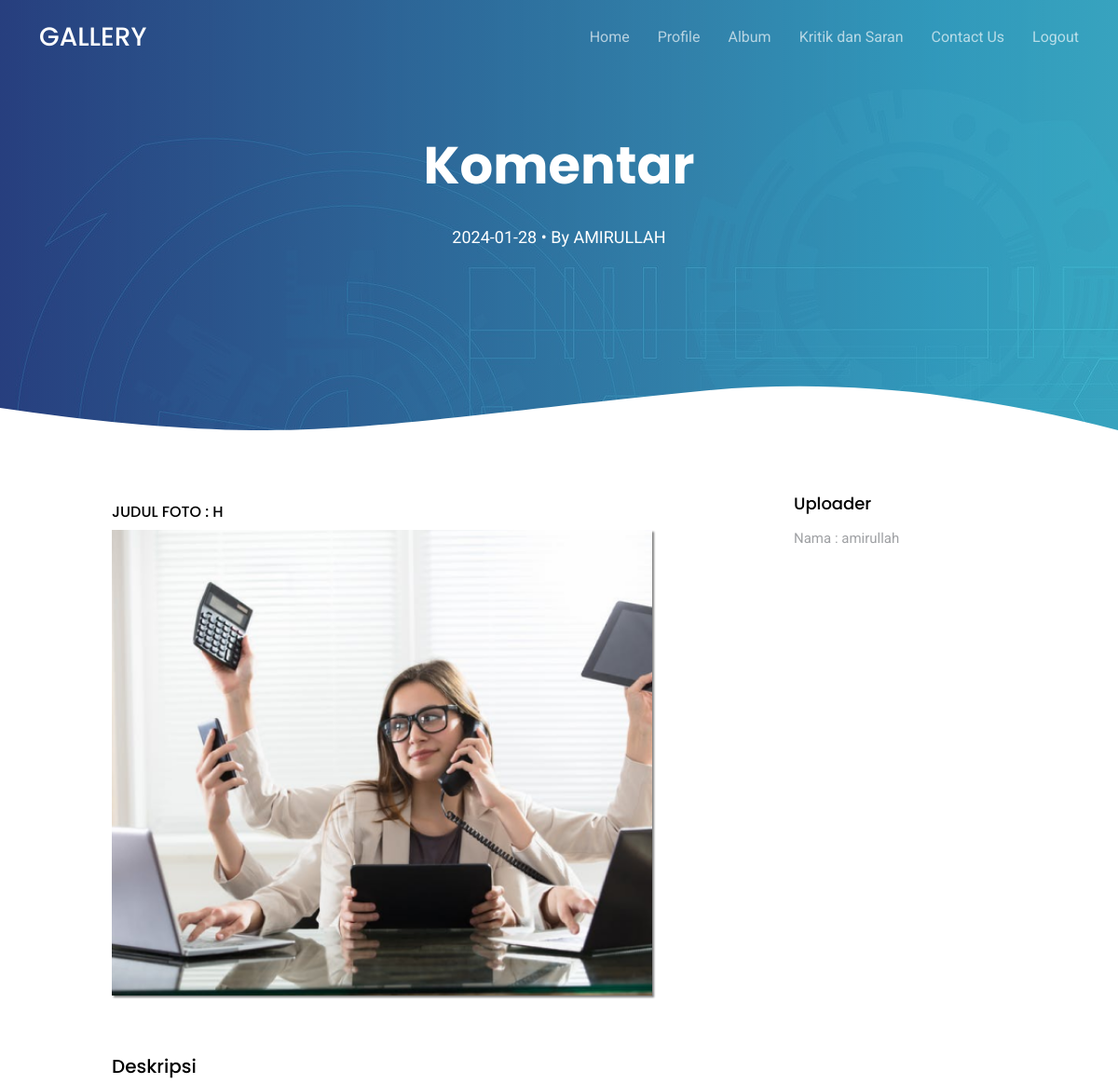
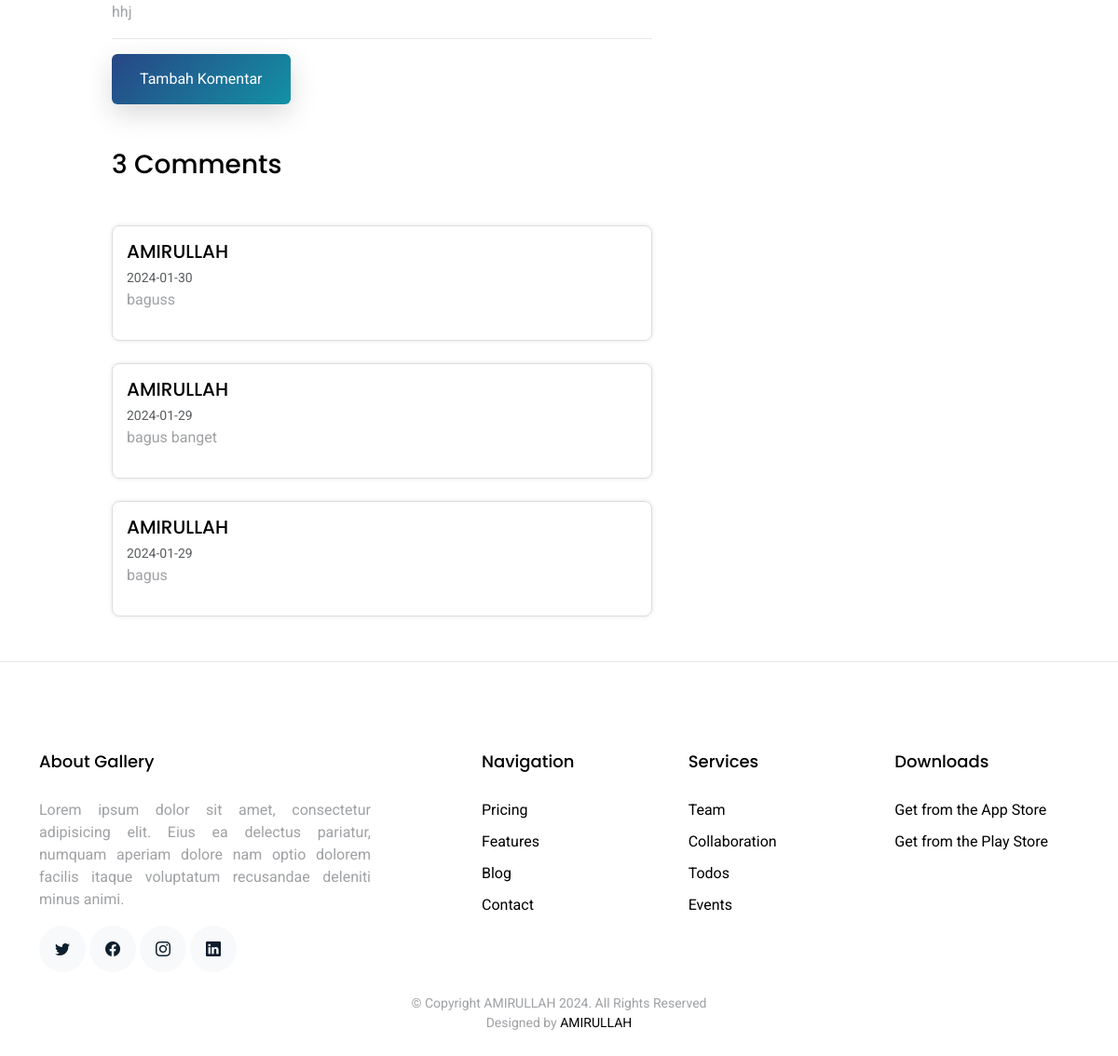
The app's page /user/komentar.php?fotoid=54 (signed in) with its own data (2 pictures, top to bottom).
### tables this page shows
CREATE TABLE `foto` (
  `fotoid` int(11) NOT NULL,
  `judulfoto` varchar(255) NOT NULL,
  `deskripsifoto` text NOT NULL,
  `tanggalunggah` date NOT NULL,
  `lokasifile` varchar(255) NOT NULL,
  `albumid` int(11) NOT NULL,
  `userid` int(11) NOT NULL
);

CREATE TABLE `user` (
  `userid` int(11) NOT NULL,
  `username` varchar(255) NOT NULL,
  `password` varchar(255) NOT NULL,
  `email` varchar(255) NOT NULL,
  `namalengkap` varchar(225) NOT NULL,
  `alamat` text NOT NULL,
  `tanggal_tambah` date NOT NULL
);

CREATE TABLE `komentarfoto` (
  `komentarid` int(11) NOT NULL,
  `fotoid` int(11) NOT NULL,
  `userid` int(11) NOT NULL,
  `isikomentar` text NOT NULL,
  `tanggalkomentar` date NOT NULL
);

### user/komentar.php (the view, shortened to what this page needs)
<?php
include 'koneksi.php';
$fotoid = isset($_GET['fotoid']) ? $_GET['fotoid'] : null;
$sqlFoto = mysqli_query($conn, "SELECT * FROM foto , user WHERE fotoid='$fotoid'");
$dataFoto = mysqli_fetch_array($sqlFoto);
?>
<!DOCTYPE html>
<html lang="en">
<head>
  <link href="assets/vendor/aos/aos.css" rel="stylesheet">
  <link href="assets/vendor/bootstrap/css/bootstrap.min.css" rel="stylesheet">
  <link href="assets/vendor/bootstrap-icons/bootstrap-icons.css" rel="stylesheet">
  <link href="assets/vendor/boxicons/css/boxicons.min.css" rel="stylesheet">
  <link href="assets/vendor/swiper/swiper-bundle.min.css" rel="stylesheet">
  <link href="assets/css/style.css" rel="stylesheet">
</head>
<body>
  <header id="header" class="fixed-top d-flex align-items-center">
    <div class="container d-flex justify-content-between align-items-center">
      <div class="logo">
        <h1><a href="index.php">GALLERY</a></h1>
      </div>
      <nav id="navbar" class="navbar">
        <ul>
          <li><a class="" href="index.php">Home</a></li>
          <li><a href="profile.php">Profile</a></li>
          <li><a class="" href="album.php">Album</a></li>
          <li><a href="saran.php">Kritik dan Saran</a></li>
          <li><a href="contact.php">Contact Us</a></li>
      <li><a href="logout.php">Logout</a></li>
        </ul>
      </nav>
    </div>
  </header>
  <main id="main">
    <section class="hero-section inner-page">
      <div class="wave">
      </div>
      <div class="container">
        <div class="row align-items-center">
          <div class="col-12">
            <div class="row justify-content-center">
              <div class="col-md-10 text-center hero-text">
                <h1 data-aos="fade-up" data-aos-delay="">Komentar</h1>
                <p class="mb-5" data-aos="fade-up" data-aos-delay="100"><?=$dataFoto['tanggalunggah']?> &bullet; By <a href="#" class="text-white"><?=$dataFoto['namalengkap']?></a></p>
              </div>
            </div>
          </div>
        </div>
      </div>
    </section>
    <section class="site-section mb-4">
      <div class="container">
        <div class="row">
          <div class="col-md-8 blog-content adi">
            <div class="row mb-5">
              <h6 class="judulfoto">Judul Foto : <?=$dataFoto['judulfoto']?></h6>
              <div class="col-lg imagg">
                <figure><img src="../gambar/<?=$dataFoto['lokasifile']?>" alt="Free Website Template by Free-Template.co" class="img-fluid">
                </figure>
              </div>
            </div>
              <h5>Deskripsi</h5>
            <blockquote>
              <p><?=$dataFoto['deskripsifoto']?></p>
            </blockquote>
            <hr>
            <button type="button" class="btn btn-primary" data-bs-toggle="modal" data-bs-target="#tambahKomentarModal">
    Tambah Komentar
</button>
            <div class="pt-5">
              <h3 class="mb-5">                            <?php
                            $sqlKomentar = mysqli_query($conn, "SELECT COUNT(*) AS jumlah FROM komentarfoto WHERE fotoid='$fotoid'");
                            $jumlahKomentar = mysqli_fetch_assoc($sqlKomentar)['jumlah'];
                            echo $jumlahKomentar ;
                            ?> Comments</h3>
    <ul class="list-unstyled">
        <?php
        $sqlKomentar = mysqli_query($conn, "SELECT * FROM komentarfoto, user WHERE komentarfoto.userid=user.userid AND komentarfoto.fotoid='$fotoid' order by komentarfoto.komentarid desc");
        while ($dataKomentar = mysqli_fetch_array($sqlKomentar)) {
        ?>
            <li class="media mb-4">
                <div class="media-body">
                    <h5 class="komenn mb-1"><?= $dataKomentar['namalengkap'] ?></h5>
                    <small class="text-muted"><?= $dataKomentar['tanggalkomentar'] ?></small>
                    <p><?= $dataKomentar['isikomentar'] ?></p>
                </div>
            </li>
        <?php
        }
        ?>
    </ul>
            </div>
          </div>
          <div class="col-md-4 sidebar sidbar">
            <div class="sidebar-box">
            <div class="sidebar-box">
              <h3> Uploader</h3>
              <p>Nama : <?=$dataFoto['namalengkap']?></p>
            </div>
          </div>
        </div>
      </div>
    </section>
  </main>
  <hr>
  <footer class="footer" role="contentinfo">
    <div class="container">
      <div class="row">
        <div class="col-md-4 mb-4 mb-md-0">
          <h3>About Gallery</h3>
          <p>Lorem ipsum dolor sit amet, consectetur adipisicing elit. Eius ea delectus pariatur, numquam aperiam
            dolore nam optio dolorem facilis itaque voluptatum recusandae deleniti minus animi.</p>
          <p class="social">
            <a href="#"><span class="bi bi-twitter"></span></a>
            <a href="#"><span class="bi bi-facebook"></span></a>
            <a href="#"><span class="bi bi-instagram"></span></a>
            <a href="#"><span class="bi bi-linkedin"></span></a>
          </p>
        </div>
        <div class="col-md-7 ms-auto">
          <div class="row site-section pt-0">
            <div class="col-md-4 mb-4 mb-md-0">
              <h3>Navigation</h3>
              <ul class="list-unstyled">
                <li><a href="#">Pricing</a></li>
                <li><a href="#">Features</a></li>
                <li><a href="#">Blog</a></li>
                <li><a href="#">Contact</a></li>
              </ul>
            </div>
            <div class="col-md-4 mb-4 mb-md-0">
              <h3>Services</h3>
              <ul class="list-unstyled">
                <li><a href="#">Team</a></li>
                <li><a href="#">Collaboration</a></li>
                <li><a href="#">Todos</a></li>
                <li><a href="#">Events</a></li>
              </ul>
            </div>
            <div class="col-md-4 mb-4 mb-md-0">
              <h3>Downloads</h3>
              <ul class="list-unstyled">
                <li><a href="#">Get from the App Store</a></li>
                <li><a href="#">Get from the Play Store</a></li>
              </ul>
            </div>
          </div>
        </div>
      </div>
      <div class="row justify-content-center text-center">
        <div class="col-md-7">
          <p class="copyright">&copy; Copyright AMIRULLAH 2024. All Rights Reserved</p>
          <div class="credits">
            Designed by <a href="#">AMIRULLAH</a>
          </div>
        </div>
      </div>
    </div>
  </footer>
</body>
</html>

### user/assets/css/style.css (style rules this page uses)
html { overflow-x: hidden; }
body { font-family: "Roboto", sans-serif; color: #9fa1a4; line-height: 1.5; }
a { color: #777; text-decoration: none; transition: 0.3s all ease; }
h1, h2, h3, h4, h5, h6, .font-heading { font-family: "Poppins", sans-serif; color: #000; }
.container { z-index: 2; position: relative; }
section { overflow: hidden; }
.btn { border: none; padding: 15px 30px !important; }
.btn.btn-primary { background: #2d71a1; background: linear-gradient(-45deg, #1391a5, #274685); color: #fff; box-shadow: 0 10px 30px 0 rgba(0, 0, 0, 0.15); }
.sidebar-box { margin-bottom: 30px; padding: 25px; font-size: 15px; width: 100%; float: left; background: #fff; }
.sidebar-box *:last-child { margin-bottom: 0; }
.sidebar-box h3 { font-size: 18px; margin-bottom: 15px; }
#header { height: 80px; transition: all 0.5s; z-index: 997; transition: all 0.5s; }
#header .logo h1 { font-size: 28px; margin: 0; padding: 4px 0; line-height: 1; font-weight: 500; }
#header .logo h1 a, #header .logo h1 a:hover { color: #fff; text-decoration: none; }
.navbar { padding: 0; }
.navbar ul { margin: 0; padding: 0; display: flex; list-style: none; align-items: center; }
.navbar li { position: relative; }
.navbar a, .navbar a:focus { display: flex; align-items: center; justify-content: space-between; padding: 10px 0 10px 30px; font-size: 16px; font-weight: 400; color: rgba(255, 255, 255, 0.65); white-space: nowrap; transition: 0.3s; }
.hero-section { background: linear-gradient(to right, rgba(39, 70, 133, 0.8) 0%, rgba(61, 179, 197, 0.8) 100%), url(../img/hero-bg.jpg); position: relative; }
.hero-section .wave { width: 100%; overflow: hidden; position: absolute; z-index: 1; bottom: -150px; }
.hero-section .wave svg { width: 100%; }
.hero-section, .hero-section>.container>.row { height: 100vh; min-height: 880px; }
.hero-section.inner-page { height: 60vh; min-height: 0; }
.hero-section.inner-page .hero-text { transform: translateY(-150px); margin-top: -120px; }
.hero-section h1 { font-size: 3.5rem; color: #fff; font-weight: 700; margin-bottom: 30px; }
.hero-section p { font-size: 18px; color: #fff; }
.footer { padding: 5rem 0 2.5rem 0; }
.footer h3 { font-size: 18px; margin-bottom: 30px; }
.footer ul li { margin-bottom: 10px; }
.footer a { color: #000; }
.footer .copyright { margin-bottom: 0px; }
.footer .copyright, .footer .credits { font-size: 14px; }
.social a { display: inline-block; width: 50px; height: 50px; border-radius: 50%; background: #f8f9fa; position: relative; text-align: center; transition: 0.3s background ease; color: #0d1e2d; line-height: 0; }
.social a span { display: inline-block; left: 50%; position: absolute; top: 50%; transform: translate(-50%, -50%); }

### user/komentar.php (style rules this page uses)
.imagg img { width: 700px; object-fit: cover; height: 500px; box-shadow: 2px 2px 2px grey; }
.imagg { margin-top: 50px; display: flex; justify-content: center; }
.adi { padding: 0 90px; text-align: justify; }
body { text-align: justify; }
.komenn { text-transform: uppercase; }
.judulfoto { text-transform: uppercase; margin-bottom: -40px; margin-top: 60px; }
.text-white { text-transform: uppercase; }
.media { border: 1px solid #ddd; border-radius: 8px; transition: box-shadow 0.3s; box-shadow: 0 0 5px rgba(0, 0, 0, 0.1); }
.media-body { padding: 15px; }

### records on screen
foto: tanggalunggah "2024-01-28", judulfoto "H", lokasifile (picture), deskripsifoto "hhj"
user: namalengkap "AMIRULLAH", namalengkap "amirullah"
komentarfoto: userid.namalengkap "AMIRULLAH", tanggalkomentar "2024-01-30", isikomentar "baguss"
komentarfoto: userid.namalengkap "AMIRULLAH", tanggalkomentar "2024-01-29", isikomentar "bagus banget"
komentarfoto: userid.namalengkap "AMIRULLAH", tanggalkomentar "2024-01-29", isikomentar "bagus"

### other values on screen
$jumlahKomentar "3"
